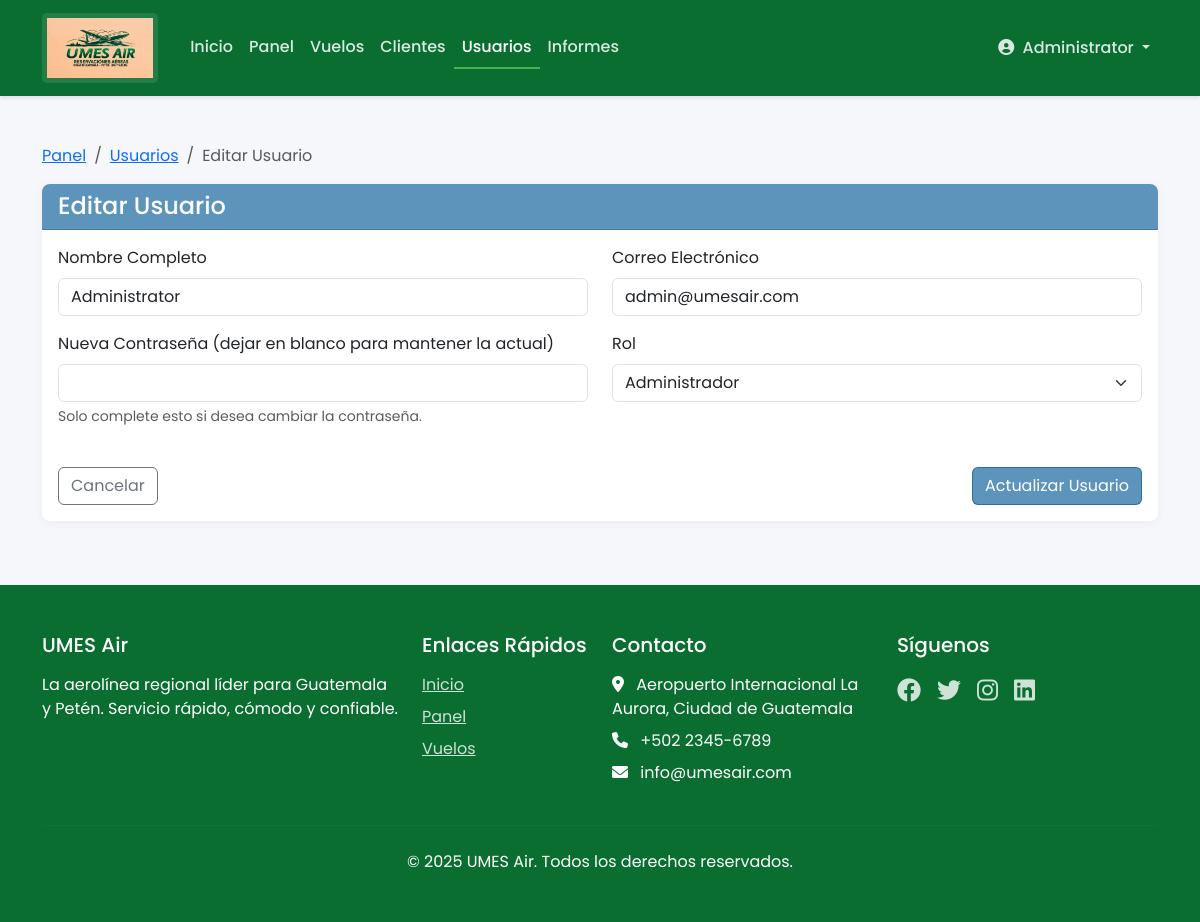
Page /users/edit/admin1 (signed in) on the committed database.
### tables this page shows
CREATE TABLE users (
    id TEXT PRIMARY KEY,
    name TEXT NOT NULL,
    email TEXT UNIQUE NOT NULL,
    password TEXT NOT NULL,
    role TEXT NOT NULL CHECK (role IN ('admin', 'agent', 'passenger')),
    status TEXT NOT NULL DEFAULT 'active' CHECK (status IN ('active', 'inactive')) -- Nueva columna para el estado del usuario
);

### app.py (the view, shortened to what this page needs)
@app.route('/users/edit/<user_id>', methods=['GET', 'POST'])
@login_required
@role_required(['admin'])
def edit_user(user_id):
    conn = get_db_connection()
    user = conn.execute('SELECT * FROM users WHERE id = ? AND status = "active"', (user_id,)).fetchone()
    if not user:
        conn.close()
        flash('Usuario no encontrado.', 'error')
        return redirect(url_for('list_users'))
    conn.close()
    return render_template('users/edit.html', user=user)

### app.py (called while the page is built)
@app.context_processor
def inject_csrf_token():
    return dict(csrf_token=generate_csrf_token)

def get_db_connection():
    conn = sqlite3.connect(app.config['DATABASE'], timeout=30)  # Increased timeout to 30 seconds
    print("Connected to database")
    conn.row_factory = sqlite3.Row
    return conn

@app.before_request
def ensure_db_initialized():
    global _is_first_request
    if _is_first_request:
        _is_first_request = False

def login_required(f):
    @wraps(f)
    def decorated_function(*args, **kwargs):
        if 'user_id' not in session:
            flash('Por favor inicia sesión para acceder a esta página.', 'error')
            return redirect(url_for('login'))
        return f(*args, **kwargs)
    return decorated_function

def role_required(allowed_roles):
    def decorator(f):
        @wraps(f)
        def decorated_function(*args, **kwargs):
            if 'user_role' not in session or session['user_role'] not in allowed_roles:
                flash('No tienes permiso para acceder a esta página.', 'error')
                return redirect(url_for('dashboard'))
            return f(*args, **kwargs)
        return decorated_function
    return decorator

@app.before_request
def setup_before_first_request():
    global _is_first_request
    if _is_first_request:
        init_db()
        _is_first_request = False

### templates/users/edit.html (shortened to what this page needs)
{% extends 'base.html' %}
{% block content %}
<div class="container my-5">
    <nav aria-label="breadcrumb">
        <ol class="breadcrumb">
            <li class="breadcrumb-item"><a href="{{ url_for('dashboard') }}">Panel</a></li>
            <li class="breadcrumb-item"><a href="{{ url_for('list_users') }}">Usuarios</a></li>
            <li class="breadcrumb-item active" aria-current="page">Editar Usuario</li>
        </ol>
    </nav>
    <div class="card">
        <div class="card-header">
            <h4 class="mb-0">Editar Usuario</h4>
        </div>
        <div class="card-body">
            <form method="post">
                <div class="row">
                    <div class="col-md-6 mb-3">
                        <label for="name" class="form-label">Nombre Completo</label>
                        <input type="text" class="form-control" id="name" name="name" value="{{ user.name }}" required>
                    </div>
                    <div class="col-md-6 mb-3">
                        <label for="email" class="form-label">Correo Electrónico</label>
                        <input type="email" class="form-control" id="email" name="email" value="{{ user.email }}" required>
                    </div>
                </div>
                <div class="row">
                    <div class="col-md-6 mb-3">
                        <label for="password" class="form-label">Nueva Contraseña (dejar en blanco para mantener la actual)</label>
                        <input type="password" class="form-control" id="password" name="password">
                        <div class="form-text">Solo complete esto si desea cambiar la contraseña.</div>
                    </div>
                    <div class="col-md-6 mb-3">
                        <label for="role" class="form-label">Rol</label>
                        <select class="form-select" id="role" name="role" required>
                            <option value="admin" {% if user.role == 'admin' %}selected{% endif %}>Administrador</option>
                        </select>
                    </div>
                </div>
                <div class="mt-4 d-flex justify-content-between">
                    <a href="{{ url_for('list_users') }}" class="btn btn-outline-secondary">Cancelar</a>
                    <button type="submit" class="btn btn-primary">Actualizar Usuario</button>
                </div>
            </form>
        </div>
    </div>
</div>
{% endblock %}

### templates/base.html (shortened to what this page needs)
<!DOCTYPE html>
<html lang="es">
<head>
    <link href="https://cdn.jsdelivr.net/npm/bootstrap@5.3.0-alpha1/dist/css/bootstrap.min.css" rel="stylesheet">
    <link rel="stylesheet" href="https://cdnjs.cloudflare.com/ajax/libs/font-awesome/6.0.0/css/all.min.css">
    <link rel="stylesheet" href="{{ url_for('static', filename='css/style.css') }}">
</head>
<body>
    <nav class="navbar navbar-expand-lg navbar-dark">
        <div class="container">
            <a class="navbar-brand" href="{{ url_for('index') }}">
                <img src="{{ url_for('static', filename='images/logo.png') }}" alt="UMES Air" class="logo" style="height: 70px;">
            </a>
            <div class="collapse navbar-collapse" id="navbarNav">
                <ul class="navbar-nav me-auto">
                    <li class="nav-item {% if request.path == '/' %}active{% endif %}">
                        <a class="nav-link" href="{{ url_for('index') }}">Inicio</a>
                    </li>
                    {% if 'user_id' in session %}
                        <li class="nav-item {% if request.path == '/dashboard' %}active{% endif %}">
                            <a class="nav-link" href="{{ url_for('dashboard') }}">Panel</a>
                        </li>
                        <li class="nav-item {% if '/flights' in request.path %}active{% endif %}">
                            <a class="nav-link" href="{{ url_for('list_flights') }}">Vuelos</a>
                        </li>
                        {% if session['user_role'] in ['admin', 'agent'] %}
                            <li class="nav-item {% if '/customers' in request.path %}active{% endif %}">
                                <a class="nav-link" href="{{ url_for('list_customers') }}">Clientes</a>
                            </li>
                        {% endif %}
                        {% if session['user_role'] == 'admin' %}
                            <li class="nav-item {% if '/users' in request.path %}active{% endif %}">
                                <a class="nav-link" href="{{ url_for('list_users') }}">Usuarios</a>
                            </li>
                            <li class="nav-item {% if '/reports' in request.path %}active{% endif %}">
                                <a class="nav-link" href="{{ url_for('reports') }}">Informes</a>
                            </li>
                        {% endif %}
                    {% endif %}
                </ul>
                <ul class="navbar-nav ms-auto">
                    {% if 'user_id' in session %}
                        <li class="nav-item dropdown">
                            <a class="nav-link dropdown-toggle" href="#" id="navbarDropdown" role="button" data-bs-toggle="dropdown" aria-expanded="false">
                                <i class="fas fa-user-circle me-1"></i> {{ session['user_name'] }}
                            </a>
                        </li>
                    {% else %}
                        <li class="nav-item">
                            <a class="nav-link" href="{{ url_for('login') }}"><i class="fas fa-sign-in-alt me-1"></i> Iniciar sesión</a>
                        </li>
                    {% endif %}
                </ul>
            </div>
        </div>
    </nav>
    {% block content %}{% endblock %}
    <footer>
        <div class="container">
            <div class="row">
                <div class="col-md-4 mb-4 mb-md-0">
                    <h5 class="mb-3">UMES Air</h5>
                    <p class="mb-0">La aerolínea regional líder para Guatemala y Petén. Servicio rápido, cómodo y confiable.</p>
                </div>
                <div class="col-md-2 mb-4 mb-md-0">
                    <h5 class="mb-3">Enlaces Rápidos</h5>
                    <ul class="list-unstyled">
                        <li class="mb-2"><a href="{{ url_for('index') }}">Inicio</a></li>
                        {% if 'user_id' in session %}
                            <li class="mb-2"><a href="{{ url_for('dashboard') }}">Panel</a></li>
                            <li><a href="{{ url_for('list_flights') }}">Vuelos</a></li>
                        {% else %}
                            <li><a href="{{ url_for('login') }}">Iniciar sesión</a></li>
                        {% endif %}
                    </ul>
                </div>
                <div class="col-md-3 mb-4 mb-md-0">
                    <h5 class="mb-3">Contacto</h5>
                    <ul class="list-unstyled">
                        <li class="mb-2"><i class="fas fa-map-marker-alt me-2"></i> Aeropuerto Internacional La Aurora, Ciudad de Guatemala</li>
                        <li class="mb-2"><i class="fas fa-phone me-2"></i> +502 2345-6789</li>
                        <li><i class="fas fa-envelope me-2"></i> info@umesair.com</li>
                    </ul>
                </div>
                <div class="col-md-3">
                    <h5 class="mb-3">Síguenos</h5>
                    <div class="d-flex">
                        <a href="#" class="me-3 fs-4"><i class="fab fa-facebook"></i></a>
                        <a href="#" class="me-3 fs-4"><i class="fab fa-twitter"></i></a>
                        <a href="#" class="me-3 fs-4"><i class="fab fa-instagram"></i></a>
                        <a href="#" class="fs-4"><i class="fab fa-linkedin"></i></a>
                    </div>
                </div>
            </div>
            <hr class="mt-4 mb-4" style="border-color: rgba(255,255,255,0.1);">
            <div class="text-center">
                <p class="mb-0">&copy; 2025 UMES Air. Todos los derechos reservados.</p>
            </div>
        </div>
    </footer>
</body>
</html>

### static/css/style.css (style rules this page uses)
:root { --primary: #095c97a7; --primary-light: #084f82a7; --secondary: #3AAD57; --accent: #4CAF50; --accent-light: #81C784; --danger: #F44336; --warning: #FFC107; --text-light: #FFFFFF; --text-dark: #333333; --gray-light: #F5F5F5; --gray: #E0E0E0; --gray-dark: #9E9E9E; }
body { font-family: 'Poppins', 'Segoe UI', Tahoma, Geneva, Verdana, sans-serif; color: var(--text-dark); background-color: #F5F7FA; }
.navbar { background-color: #0A6E31; box-shadow: 0 2px 4px rgba(0, 0, 0, 0.1); position: relative; z-index: 1000; }
.navbar-brand { font-weight: 700; color: white !important; display: flex; align-items: center; }
.navbar-brand img { margin-right: 8px; background-color: rgba(255, 255, 255, 0.1); padding: 5px; border-radius: 5px; }
.nav-link { color: rgba(255, 255, 255, 0.85) !important; font-weight: 500; transition: color 0.3s; }
.nav-item.active .nav-link { color: white !important; border-bottom: 2px solid var(--accent); }
.btn-primary { background-color: var(--primary); border-color: var(--primary); }
.card { border-radius: 8px; box-shadow: 0 2px 10px rgba(0, 0, 0, 0.05); border: none; transition: transform 0.2s, box-shadow 0.2s; }
.card-header { background-color: var(--primary); color: white; font-weight: 600; border-radius: 8px 8px 0 0 !important; }
footer { background-color: #0A6E31; color: white; padding: 3rem 0; margin-top: 4rem; }
footer a { color: rgba(255, 255, 255, 0.8); transition: color 0.3s; }

### rows in the picture
users: user_name "Administrator", name "Administrator", email "admin@umesair.com", role "Administrador"
